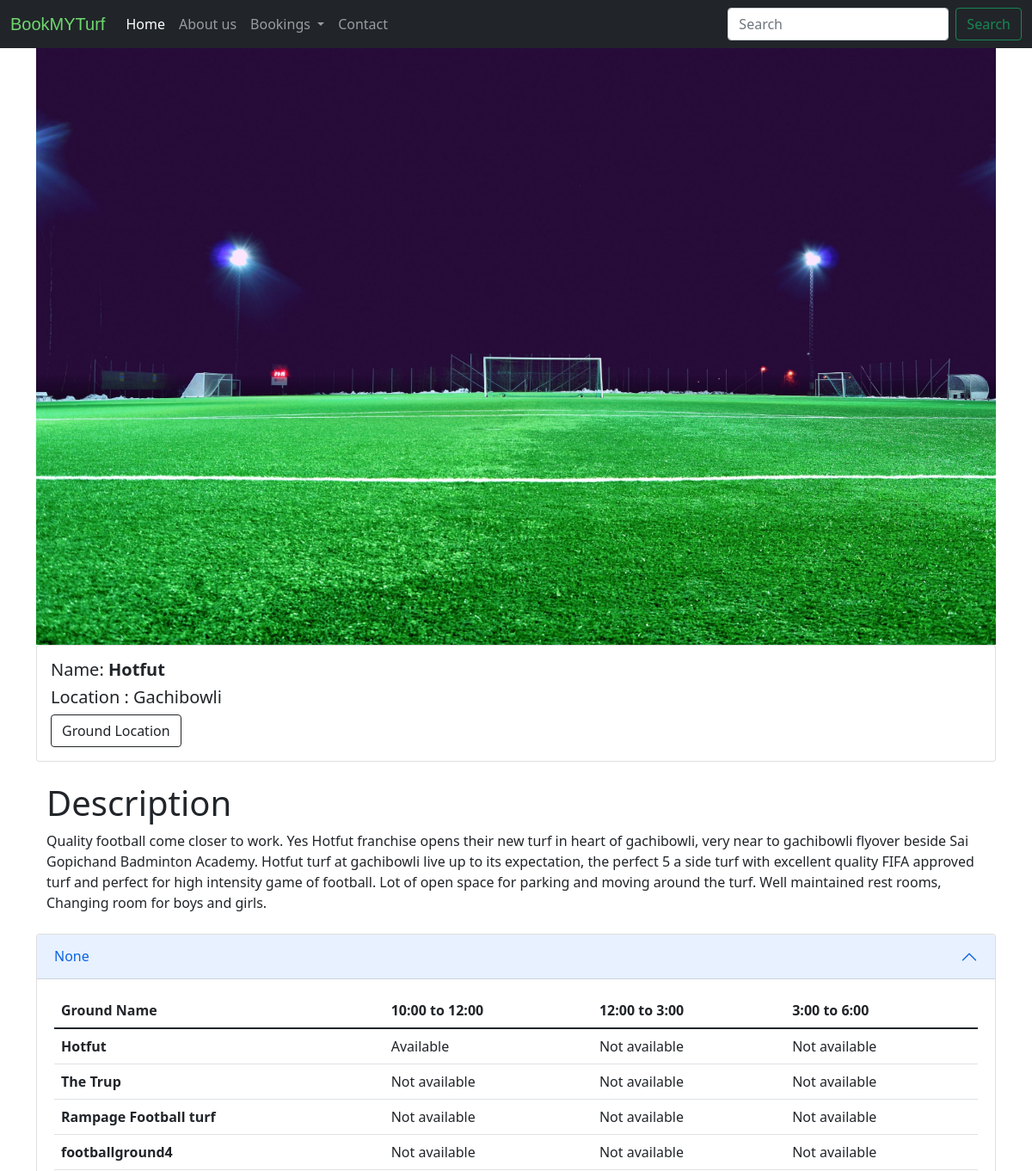
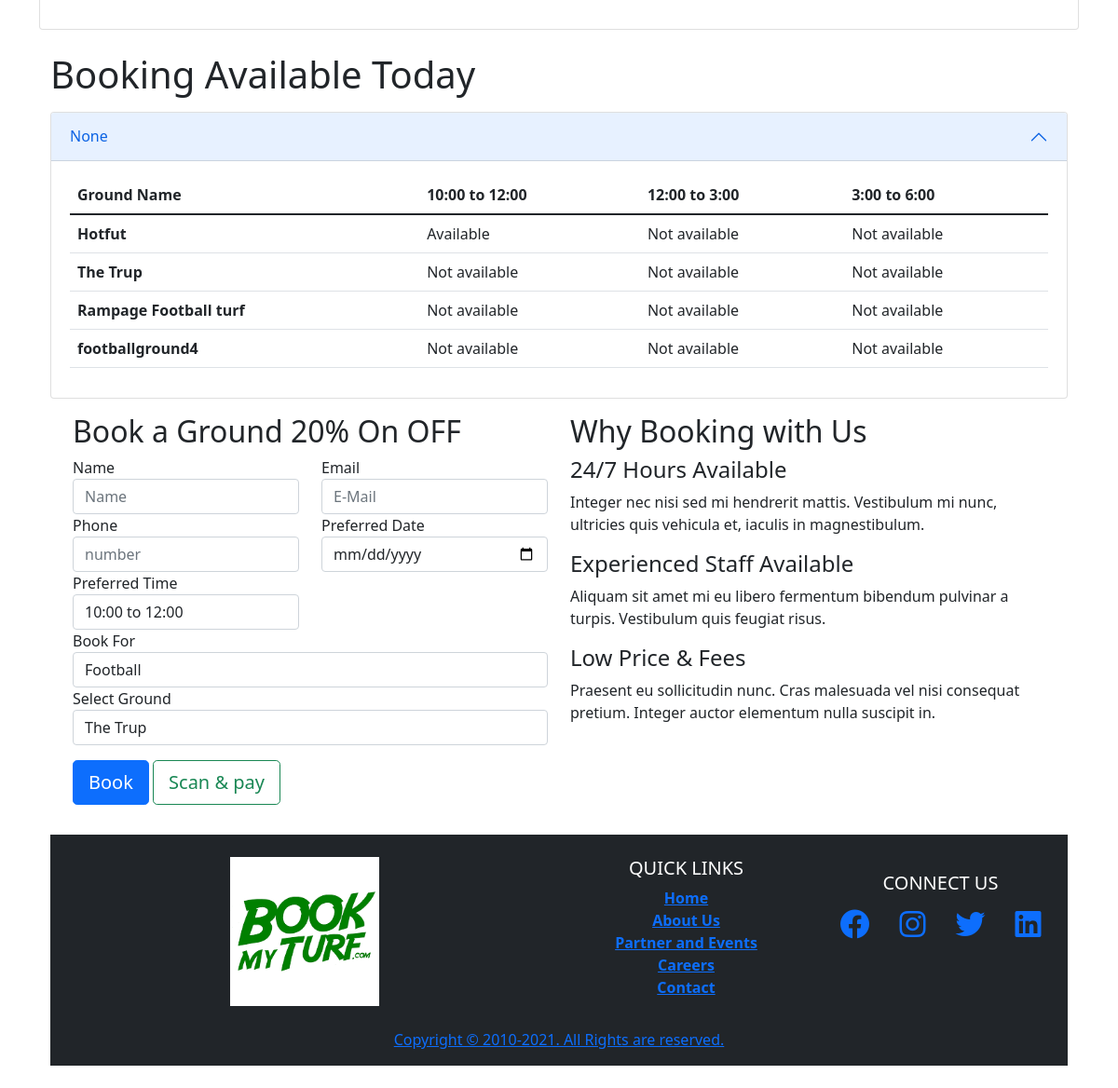
Page /footballground1 on the committed database (2 pictures, top to bottom).
### home/models.py (models this page shows)
class CricketTiming(models.Model):
    newdate =models.DateTimeField("newdate",null=True, blank=True)
    c1_t1 =models.CharField(max_length=20)
    c1_t2 =models.CharField(max_length=20)
    c1_t3 =models.CharField(max_length=20)
    c2_t1 =models.CharField(max_length=20)
    c2_t2 =models.CharField(max_length=20)
    c2_t3=models.CharField(max_length=20)
    c3_t1=models.CharField(max_length=20)
    c3_t2=models.CharField(max_length=20)
    c3_t3=models.CharField(max_length=20)
    c4_t1=models.CharField(max_length=20)
    c4_t2=models.CharField(max_length=20)
    c4_t3=models.CharField(max_length=20)

### home/views.py (the view)
# urls.py: path('footballground1',views.footballg1,name='footballground1'),
def footballg1(request):
    tim=CricketTiming.objects.all()
    return render(request,"footballground1.html",{'time':tim})

### template/footballground1.html (shortened to what this page needs)
{% extends 'groundbase.html' %}
{% block body %}
<div class="container my-2" style="margin:0 auto;">
  <img src="static\playground2.jpg" class="img-fluid " alt="...">
  <div class="card w-100">
    <div class="card-body">
      <h5 class="card-title">Name: <strong>Hotfut</strong></h5>
      <h5 class="card-title">Location : Gachibowli</h5>
      <a href="https://www.google.com/maps/dir/17.3904334,78.4410889/Hotfut,+Begumpet,+White+House+-+Block+3,+10th+Floor+(Terrace,+Greenlands+Rd,+Kundanbagh+Colony,+Begumpet,+Hyderabad,+Telangana+500016/@17.4143799,78.4323058,14z/data=!3m1!4b1!4m9!4m8!1m1!4e1!1m5!1m1!1s0x3bcb90b72f1f666f:0xca6f347d560aa9a4!2m2!1d78.4578038!2d17.4355204" class="btn btn-outline-dark" target="true">Ground Location </a>
    </div>
  </div>
      <div class="container my-4" style="margin:0 auto;">
          <h1> Description</h1>
          Quality football come closer to work. Yes Hotfut franchise opens their new turf in heart of gachibowli, very near to gachibowli flyover beside Sai Gopichand Badminton Academy. Hotfut turf at gachibowli live up to its expectation, the perfect 5 a side turf with excellent quality FIFA approved turf and perfect for high intensity game of football. Lot of open space for parking and moving around the turf. Well maintained rest rooms, Changing room for boys and girls.
      </div>
</div>
<div class="container my-4" style="margin:0 auto;">
  <div class="accordion" id="accordionExample">
    {% for t in time%}
      <div class="accordion-item">
        <h2 class="accordion-header" id="headingOne">
          <button class="accordion-button" type="button" data-bs-toggle="collapse" data-bs-target="#collapseOne" aria-expanded="true" aria-controls="collapseOne">
            {{t.newdate}}
          </button>
        </h2>
        <div id="collapseOne" class="accordion-collapse collapse show" aria-labelledby="headingOne" data-bs-parent="#accordionExample">
          <div class="accordion-body">
              <div class="table-responsive">
                <table class="table">
                  <thead>
                    <tr>
                      <th scope="col"> Ground Name</th>
                      <th scope="col">10:00 to 12:00</th>
                      <th scope="col">12:00 to 3:00</th>
                      <th scope="col">3:00 to 6:00</th>
                    </tr>
                  </thead>
                  <tbody>
                    <tr>
                      <th scope="row">Hotfut</th>
                      <td>{{t.c1_t1}}</td>
                      <td>{{t.c1_t2}}</td>
                      <td>{{t.c1_t3}}</td>
                    </tr>
                    <tr>
                      <th scope="row">The Trup</th>
                      <td>{{t.c2_t1}}</td>
                      <td>{{t.c2_t2}}</td>
                      <td>{{t.c2_t3}}</td>
                    </tr>
                    <tr>
                      <th scope="row">Rampage Football turf</th>
                      <td>{{t.c3_t1}}</td>
                      <td>{{t.c3_t2}}</td>
                      <td>{{t.c3_t3}}</td>
                    </tr>
                    <tr>
                      <th scope="row">footballground4</th>
                      <td>{{t.c4_t1}}</td>
                      <td>{{t.c4_t2}}</td>
                      <td>{{t.c4_t3}}</td>
                    </tr>
                  </tbody>
                </table>
              </div>
        </div>
      </div>
      </div>
  {% endfor %}
</div>
{% endblock body %}

### template/groundbase.html (shortened to what this page needs)
<!doctype html>
<html lang="en">
  <head>
        <link rel="stylesheet" href="https://cdnjs.cloudflare.com/ajax/libs/font-awesome/6.0.0-beta3/css/all.min.css"
 />
    <link href="https://cdn.jsdelivr.net/npm/bootstrap@5.1.3/dist/css/bootstrap.min.css" rel="stylesheet">
  </head>
  <body>
   <nav class="navbar navbar-expand-lg fixed-top navbar-dark bg-dark">
        <div class="container-fluid">
          <a class="navbar-brand" href="/" style="font-family: Arial, Helvetica, sans-serif; color:rgb(111, 216, 111);" >BookMYTurf</a>
          <div class="collapse navbar-collapse" id="navbarSupportedContent">
            <ul class="navbar-nav me-auto mb-2 mb-lg-0">
              <li class="nav-item">
                <a class="nav-link active" aria-current="page" href="/">Home</a>
              </li>
              <li class="nav-item">
                <a class="nav-link" href="/about">About us</a>
              </li>
              <li class="nav-item dropdown">
                <a class="nav-link dropdown-toggle" href="/" id="navbarDropdown" role="button" data-bs-toggle="dropdown" aria-expanded="false">
                  Bookings
                </a>
              </li>
              <li class="nav-item">
                <a class="nav-link" href="/contact" >Contact</a>
              </li>
            </ul>
            <form class="d-flex">
              <input class="form-control me-2" type="search" placeholder="Search" aria-label="Search">
              <button class="btn btn-outline-success" type="submit">Search</button>
            </form>
          </div>
        </div>
      </nav>
      {% block body %}{% endblock body %}
      <div class="container my-4" style="margin:0 auto;">
        <h1> Booking Available Today </h1>
        <div class="accordion my-3" id="accordionExample">
          {% for t in time%}
            <div class="accordion-item">
              <h2 class="accordion-header" id="headingOne">
                <button class="accordion-button" type="button" data-bs-toggle="collapse" data-bs-target="#collapseOne" aria-expanded="true" aria-controls="collapseOne">
                  {{t.newdate}}
                </button>
              </h2>
              <div id="collapseOne" class="accordion-collapse collapse show" aria-labelledby="headingOne" data-bs-parent="#accordionExample">
                <div class="accordion-body">
                    <div class="table-responsive">
                      <table class="table">
                        <thead>
                          <tr>
                            <th scope="col"> Ground Name</th>
                            <th scope="col">10:00 to 12:00</th>
                            <th scope="col">12:00 to 3:00</th>
                            <th scope="col">3:00 to 6:00</th>
                          </tr>
                        </thead>
                        <tbody>
                          <tr>
                            <th scope="row">Hotfut</th>
                            <td>{{t.c1_t1}}</td>
                            <td>{{t.c1_t2}}</td>
                            <td>{{t.c1_t3}}</td>
                          </tr>
                          <tr>
                            <th scope="row">The Trup</th>
                            <td>{{t.c2_t1}}</td>
                            <td>{{t.c2_t2}}</td>
                            <td>{{t.c2_t3}}</td>
                          </tr>
                          <tr>
                            <th scope="row">Rampage Football turf</th>
                            <td>{{t.c3_t1}}</td>
                            <td>{{t.c3_t2}}</td>
                            <td>{{t.c3_t3}}</td>
                          </tr>
                          <tr>
                            <th scope="row">footballground4</th>
                            <td>{{t.c4_t1}}</td>
                            <td>{{t.c4_t2}}</td>
                            <td>{{t.c4_t3}}</td>
                          </tr>
                        </tbody>
                      </table>
                    </div>
              </div>
            </div>
            </div>
        {% endfor %}
      </div>
      <div class="container my-3">
        <div class="container">
          <div class="row">
              <div class="col-md-6">
                  <div class="well-block">
                      <div class="well-title">
                          <h2> Book a Ground 20% On OFF</h2>
                      </div>
                      <form  action="groundbase" method="post">
                          <div class="row">
                              <div class="col-md-6">
                                  <div class="form-group">
                                      <label class="control-label" for="name">Name</label>
                                      <input id="name" name="name" type="text" placeholder="Name" class="form-control input-md">
                                  </div>
                              </div>
                              <div class="col-md-6">
                                  <div class="form-group">
                                      <label class="control-label" for="email">Email</label>
                                      <input id="email" name="email" type="text" placeholder="E-Mail" class="form-control input-md">
                                  </div>
                              </div>
                              <div class="col-md-6">
                                <div class="form-group">
                                    <label class="control-label" for="number">Phone</label>
                                    <input id="number" name="number" type="text" placeholder="number" class="form-control input-md">
                                </div>
                            </div>
                              <div class="col-md-6">
                                  <div class="form-group">
                                      <label class="control-label" for="date">Preferred Date</label>
                                      <input id="date" name="date" type="date" placeholder="Preferred Date" class="form-control input-md">
                                  </div>
                              </div>
                              <div class="col-md-6">
                                  <div class="form-group">
                                      <label class="control-label" for="time">Preferred Time</label>
                                      <select id="time" name="time" class="form-control">
                                          <option value="9:00 to 10:00">10:00 to 12:00</option>
                                      </select>
                                  </div>
                              </div>
                              <div class="col-md-12">
                                  <div class="form-group">
                                      <label class="control-label" for="appointmentfor">Book For</label>
                                      <select id="appointmentfor" name="groundtype" class="form-control">
                                          <option value="Football Ground">Football </option>
                                      </select>
                                  </div>
                                  <div class="form-group">
                                      <label class="control-label" for="appointmentfor">Select Ground</label>
                                      <select id="appointmentfor" name="selectground" class="form-control">
                                          <option value="Football Ground">The Trup </option>
                                      </select>
                                  </div>
                              </div>
                              <div class="col-md-12">
                                  <button type="submit" name='submit' class="btn btn-primary my-3 btn-lg">Book</button>
                                  <button type="button" class="btn btn-outline-success my-3   btn-lg" data-bs-toggle="modal" data-bs-target="#exampleModal">
                                    Scan & pay
                                   </button>
                              </div>
                          </div>
                      </form>
                  </div>
              </div>
              <div class="col-md-6">
                  <div class="well-block">
                      <div class="well-title">
                          <h2>Why Booking  with Us</h2>
                      </div>
                      <div class="feature-block">
                          <div class="feature feature-blurb-text">
                              <h4 class="feature-title">24/7 Hours Available</h4>
                              <div class="feature-content">
                                  <p>Integer nec nisi sed mi hendrerit mattis. Vestibulum mi nunc, ultricies quis vehicula et, iaculis in magnestibulum.</p>
                              </div>
                          </div>
                          <div class="feature feature-blurb-text">
                              <h4 class="feature-title">Experienced Staff Available</h4>
                              <div class="feature-content">
                                  <p>Aliquam sit amet mi eu libero fermentum bibendum pulvinar a turpis. Vestibulum quis feugiat risus. </p>
                              </div>
                          </div>
                          <div class="feature feature-blurb-text">
                              <h4 class="feature-title">Low Price & Fees</h4>
                              <div class="feature-content">
                                  <p>Praesent eu sollicitudin nunc. Cras malesuada vel nisi consequat pretium. Integer auctor elementum nulla suscipit in.</p>
                              </div>
                          </div>
                      </div>
                  </div>
              </div>
          </div>
        </div>
      </div>
<footer class="page-footer font-small blue pt-4 bg-dark my-0">
  <div class="container-fluid text-center text-md-left">
    <div class="row">
      <div class="col-md-6 mt-md-0 mt-3">
        <img src="static/logo.png" style="width:10rem;" alt="Book My Truf">
      </div>
      <div class="col-md-3 mb-md-0 mb-3">
        <h5 class="text-uppercase" style="color: white;"> QUick Links</h5>
        <ul class="list-unstyled " style="text-decoration: none; color:black; font-weight:bold;"  >
          <li>
            <a href="/">Home</a>
          </li>
          <li>
            <a href="/about">About Us</a>
          </li>
          <li>
            <a href="/">Partner and Events</a>
          </li>
          <li>
            <a href="/">Careers</a>
          </li>
          <li>
            <a href="/contact">Contact</a>
          </li>
        </ul>
      </div>
      <div class="col-md-3 mb-md-0 mb-3">
        <h5 class="text-uppercase my-3" style="color: white;">Connect Us</h5>
        <ul class="list-unstyled " style="display:flex; justify-content: center;">
          <li>
            <a href="https://www.facebook.com/" target="ture" class="mx-3"><i class="fab fa-facebook fa-2x"></i></a>
          </li>
          <li>
            <a href="https://www.instagram.com/" target="ture" class="mx-3"><i class="fab fa-instagram fa-2x"></i></a>
          </li>
            <a href="https://www.twitter.com/" target="ture"  class="mx-3"><i class="fab fa-twitter fa-2x"></i></a>
          <li>
            <a href="https://www.linkedin.com/" target="ture"  class="mx-3"><i class="fab fa-linkedin fa-2x"></i></a>
          </li>
        </ul>
      </div>
    </div>
  </div>
  <div class="footer-copyright text-center py-3">
    <a href="/"> Copyright © 2010-2021. All Rights are reserved.</a>
  </div>
</footer>
  </body>
</html>

### rows in the picture
CricketTiming: newdate "None", c1_t1 "Available", c1_t2 "Not available", c1_t3 "Not available", c2_t1 "Not available", c2_t2 "Not available", c2_t3 "Not available", c3_t1 "Not available", c3_t2 "Not available", c3_t3 "Not available", c4_t1 "Not available", c4_t2 "Not available", c4_t3 "Not available"
